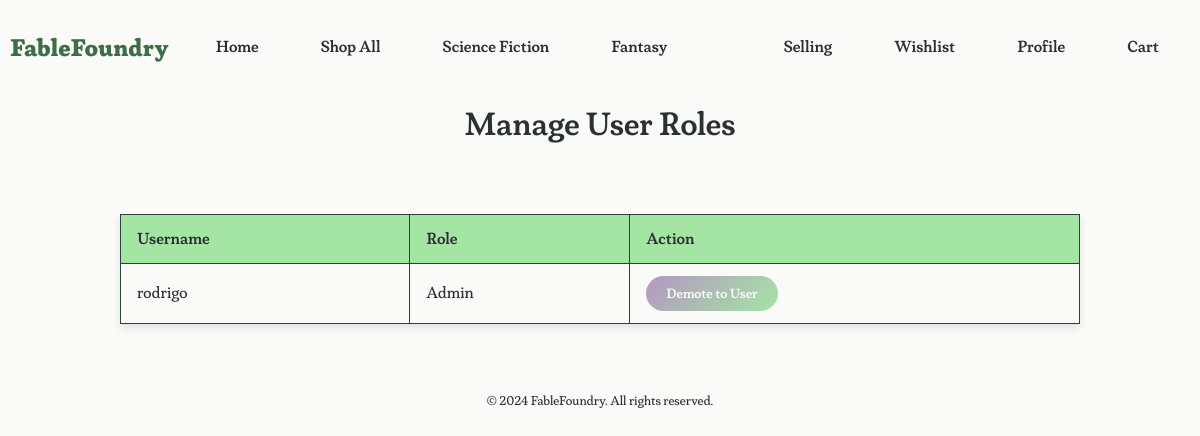
Screenshot of /root/web/make_admin.php (signed in) with the database file from the repository.
### tables this page shows
CREATE TABLE genres (
    genre_id INTEGER PRIMARY KEY AUTOINCREMENT,
    name TEXT NOT NULL,
    description TEXT
);

CREATE TABLE users (
    user_id INTEGER PRIMARY KEY AUTOINCREMENT,
    name TEXT NOT NULL,
    username TEXT UNIQUE NOT NULL,
    password TEXT NOT NULL,
    email TEXT UNIQUE NOT NULL,
    role TEXT NOT NULL CHECK(role IN ('User', 'Admin')),
    profile_picture_url TEXT,
    registered_date DATE NOT NULL,
    bio TEXT
);

### root/web/make_admin.php (the view, shortened to what this page needs)
<?php
include 'db.php';
$usersStmt = $conn->prepare("SELECT user_id, username, role FROM users");
$usersStmt->execute();
$users = $usersStmt->fetchAll(PDO::FETCH_ASSOC);
?>
<!DOCTYPE html>
<html lang="en">
<head>
    <link rel="stylesheet" href="style2.css">
</head>
<body>
    <header>
        <h2 class="logo-title"><a href="../index.php">FableFoundry</a></h2>
        <nav class="nav-left">
            <ul>
                <li><a href="../index.php">Home</a></li>
                <li><a href="lookups.php">Shop All</a></li>
                <?php
                $sql = "SELECT genre_id, name FROM genres LIMIT 2";
                $stmt = $conn->query($sql);
                $genres = $stmt->fetchAll(PDO::FETCH_ASSOC);
                foreach ($genres as $genre) {
                    echo '<li><a href="lookups.php?genre=' . $genre['genre_id'] . '">' . $genre['name'] . '</a></li>';
                }
                ?>
            </ul>
        </nav>
        <nav class="nav-right">
            <ul>
                <li><a href="selling.php">Selling</a></li>
                <li><a href="wishlist.php">Wishlist</a></li>
                <li><a href="profile.php">Profile</a></li>
                <li><a href="cart.php">Cart</a></li>
            </ul>
        </nav>
    </header>
    <main class="manage-users-container">
        <h1>Manage User Roles</h1>
        <table class="user-table">
            <thead>
                <tr>
                    <th>Username</th>
                    <th>Role</th>
                    <th>Action</th>
                </tr>
            </thead>
            <tbody>
                <?php foreach ($users as $user): ?>
                    <tr>
                        <td><?php echo htmlspecialchars($user['username']); ?></td>
                        <td><?php echo htmlspecialchars($user['role']); ?></td>
                        <td>
                            <?php if ($user['role'] === 'User'): ?>
                                <form method="POST" style="display:inline;">
                                    <input type="hidden" name="user_id" value="<?php echo htmlspecialchars($user['user_id']); ?>">
                                    <input type="hidden" name="new_role" value="Admin">
                                    <button type="submit" class="promote-button">Promote to Admin</button>
                                </form>
                            <?php else: ?>
                                <form method="POST" style="display:inline;">
                                    <button type="submit" class="demote-button">Demote to User</button>
                                </form>
                            <?php endif; ?>
                        </td>
                    </tr>
                <?php endforeach; ?>
            </tbody>
        </table>
    </main>
    <footer>
        <p>© 2024 FableFoundry. All rights reserved.</p>
    </footer>
</body>
</html>

### root/web/style2.css (style rules this page uses)
:root { --pastel-blue: #AEC6CF; --pastel-red: #C9A0DC; --pastel-green: #a4e5a4; --pastel-yellow: #FDFD96; --darker-pastel-green: #6dbd6d; --moss-green: #2A4238; --forest-green: #3C6E47; --muted-rose: #D0B6B1; --dusky-pink: #AA8A86; --blue-grey: #A0AEB2; --almost-white: #FAFAF9; --text-dark: #2A3132; --button-pastel-purple: #c7add3; --button-hover-purple: #b496c2; --darker-forest-green: #2A4238; --balloon-box-color: #3B554B; }
main { margin-top: 10em; }
body { font-family: 'CustomFont', Arial, sans-serif; background-color: var(--almost-white); margin: 0; padding: 0; }
header { background-color: var(--almost-white); padding: 1rem; display: flex; align-items: center; justify-content: space-between; position: fixed; top: 0; left: 0; width: 100%; z-index: 1000; }
nav { font-family: 'CustomFontSemi', Arial, sans-serif; display: flex; justify-content: flex-end; margin-right: 1.25rem; flex: 2; }
.logo-title { font-family: 'CustomFontBold', Arial, sans-serif; color: var(--forest-green); margin-right: 1rem; }
.logo-title a { text-decoration: none; color: var(--forest-green); }
.nav-left, .nav-right { list-style-type: none; padding: 0; margin: 0; display: flex; }
.nav-left { float: left; }
.nav-right { float: right; margin-right: 1.25rem; }
nav ul { list-style-type: none; margin: 0; padding: 0; display: flex; }
nav ul li { padding: 0 0.9375rem; }
.nav-left li, .nav-right li { padding: 0 0.9375rem; }
.nav-left li a, .nav-right li a { text-decoration: none; color: var(--text-dark); padding: 0.5rem 1rem; border-radius: 1.25rem; }
nav ul li a { text-decoration: none; color: var(--text-dark); border-radius: 1.25rem; padding: 0.625rem 0.9375rem; transition: background-color 0.05s; white-space: nowrap; }
footer { color: var(--text-dark); text-align: center; padding: 0.625rem 0; }
h1 { font-family: 'CustomFontSemi', sans-serif; color: var(--text-dark); padding-bottom: 1.25rem; text-align: center; }
header, footer { padding: 0.625rem; text-align: center; }
footer { font-size: 0.8em; margin-top: 1.25rem; }
a { color: var(--darker-forest-green); text-decoration: none; }
.user-table { width: 100%; border-collapse: collapse; margin-top: 1.25rem; }
.user-table th, .user-table td { padding: 0.75rem; text-align: left; border-bottom: 1px solid var(--moss-green); }
.user-table th { background-color: var(--pastel-green); color: var(--text-dark); font-family: 'CustomFontSemi', Arial, sans-serif; }
.user-table td { font-family: 'CustomFontLight', Arial, sans-serif; color: var(--text-dark); }
.demote-button { background-color: var(--pastel-red); color: var(--almost-white); }

### root/web/make_admin.php (style rules this page uses)
.manage-users-container { display: flex; flex-direction: column; align-items: center; margin-top: 5rem; }
.user-table { width: 80%; border-collapse: collapse; margin: 1.5rem 0; box-shadow: 0 0.25rem 0.5rem rgba(0, 0, 0, 0.1); }
.user-table th, .user-table td { border: 1px solid var(--darker-forest-green); padding: 0.75rem 1rem; text-align: left; }
.user-table th { background-color: var(--pastel-green); color: var(--text-dark); font-family: 'CustomFontSemi'; }
.user-table td { background-color: var(--almost-white); color: var(--text-dark); font-family: 'CustomFont'; }
.promote-button, .demote-button { font-family: 'CustomFontSemi'; background: linear-gradient(135deg, var(--button-hover-purple) 0%, var(--pastel-green) 100%); color: var(--almost-white); border: none; padding: 0.5rem 1.25rem; border-radius: 1.25rem; cursor: pointer; text-align: center; transition: transform 0.3s, box-shadow 0.3s; }

### rows the page displays
genres: name "Science Fiction"
genres: name "Fantasy"
users: username "rodrigo", role "Admin"
